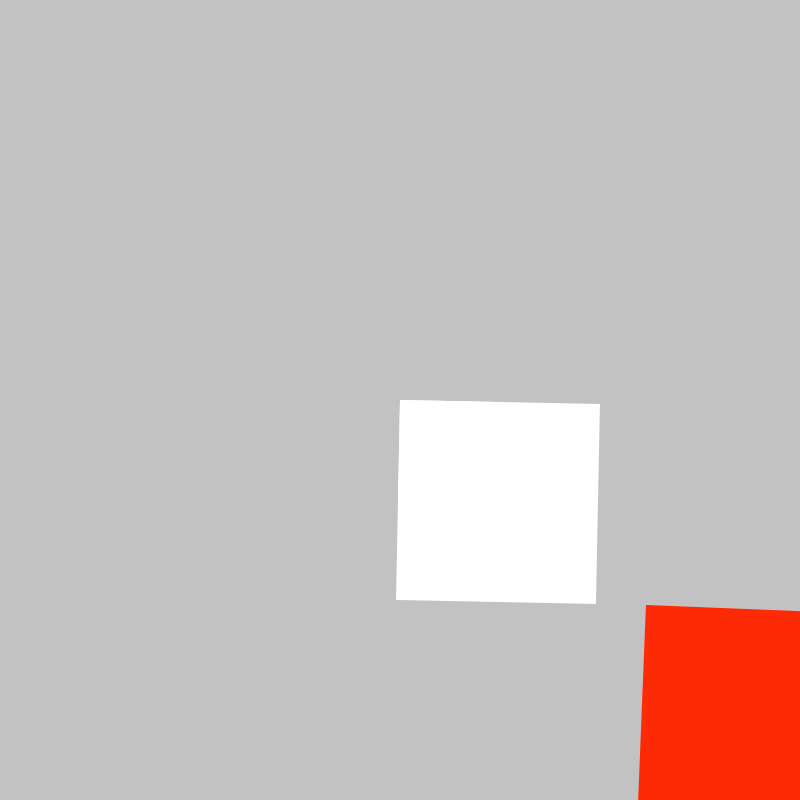
Frame 1 (no input)
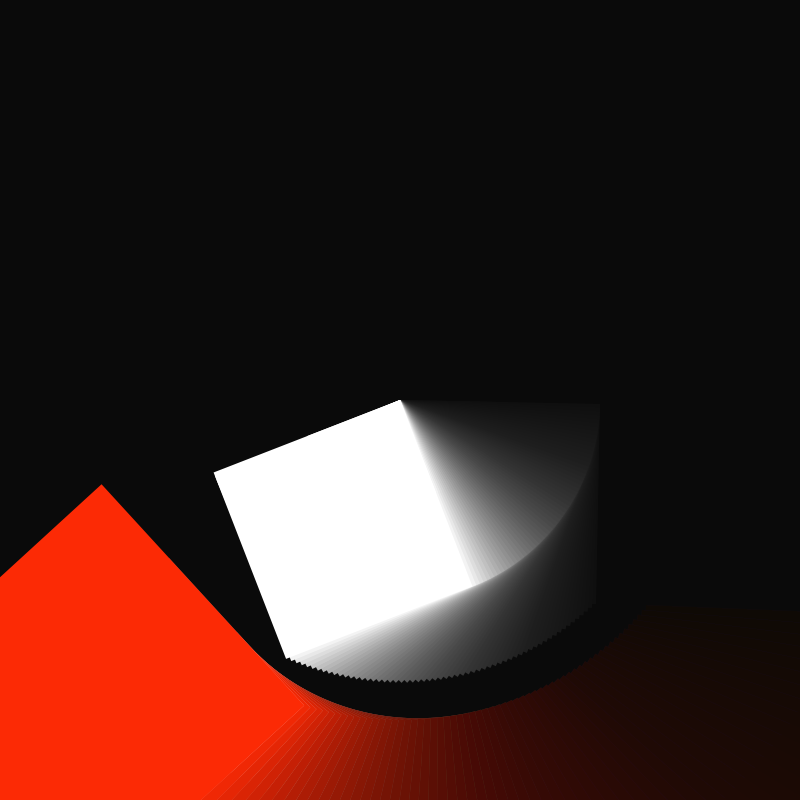
Frame 60 (the mouse pressed at the canvas centre just before this capture)
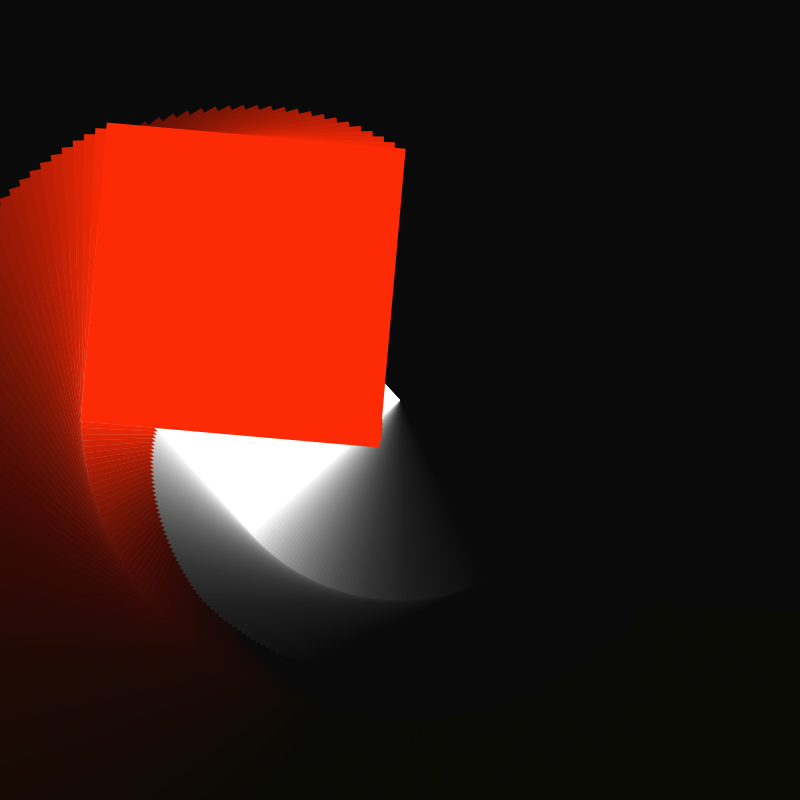
Frame 120 (the mouse held since frame 60 and released just before this capture)

The Processing sketch that drew these frames (run headless with seeded random() and noise(); from frame 60 on, the mouse is pressed at the canvas centre):

// Processing sketch: processing_16300
// ── processing_16300.pde

float angulo = 0.0;

void setup(){
  size(800, 800);
  smooth();
    noStroke();
}

void draw(){
  fill(0, 12);
  rect(0, 0, width, height);
  fill(255);
  
  angulo = angulo + 0.02;
  translate(400, 400);
  rotate(angulo);
rect(0, 0, 100, 100);
 rect (0, 0, 200, 200); 
  translate(250, 200); //probar sin translate
  fill(250, 189, 189, 100);
  rotate(angulo);
 rect(0, 0, 100, 100);
 rect(0, 0, 200, 200);
 fill (252,42,5);
 rect (0, 0, 300, 300);
  
}
